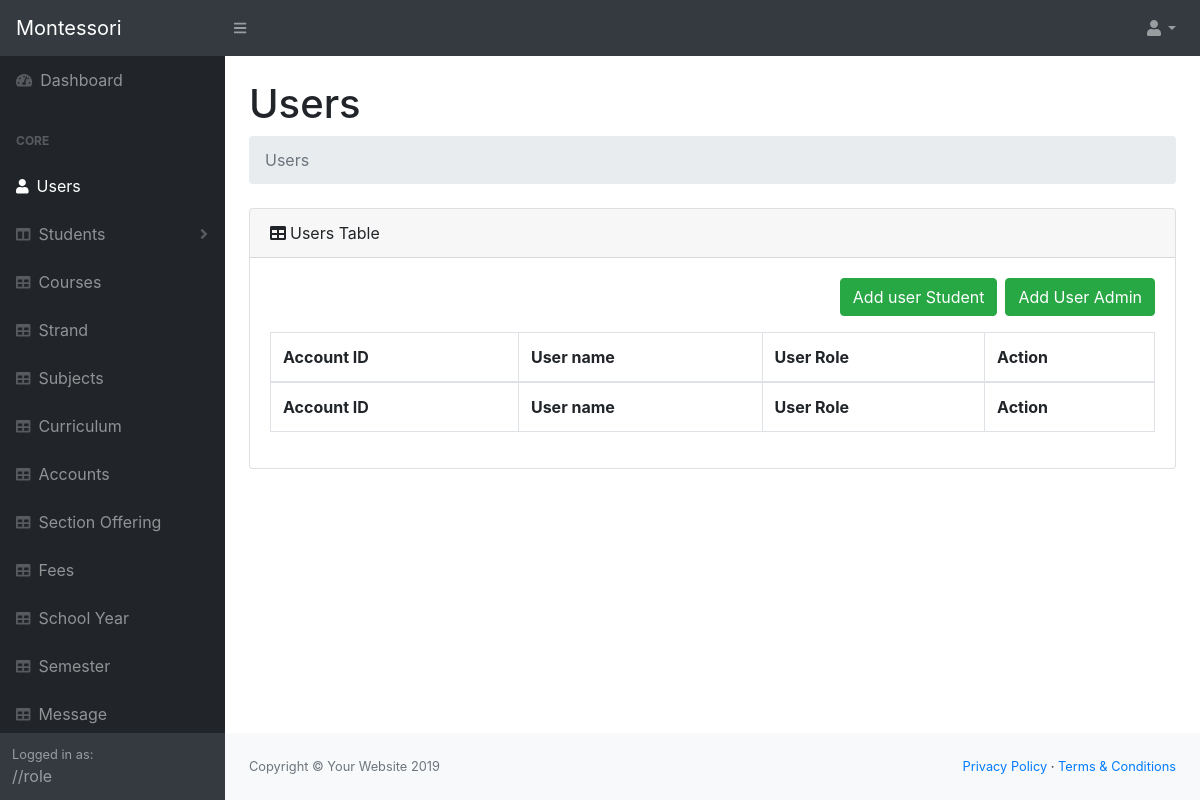
The page /system/pages/users.php (signed in) on the database as committed earlier.
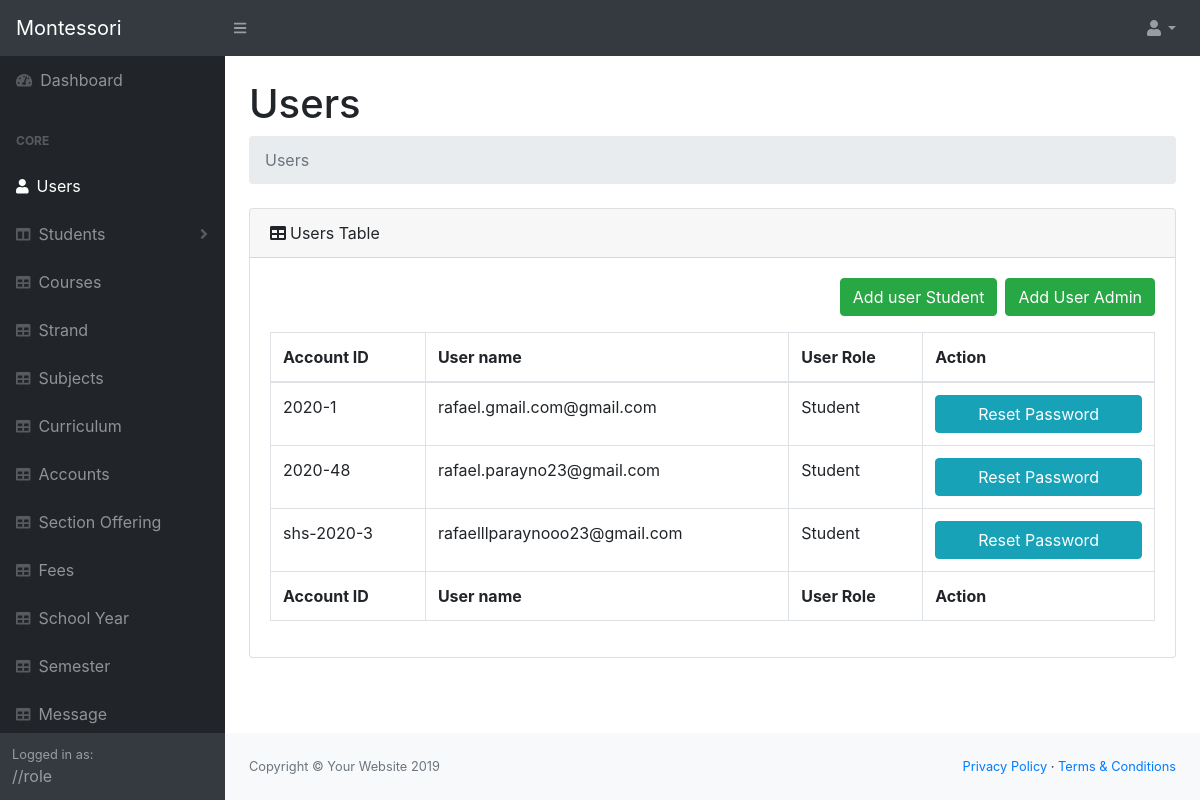
The same page on the database as committed later.
### tables this page shows
CREATE TABLE `users` (
  `user_id` int(11) NOT NULL,
  `username` varchar(30) NOT NULL,
  `password` varchar(255) NOT NULL,
  `userole` int(11) NOT NULL,
  `acc_id` varchar(50) NOT NULL
);

### system/pages/functions.php (called while the page is built, shortened)
<?php
$db = new DBController();
$users = new User($db);

### system/pages/users.php (the view, shortened to what this page needs)
<?php
include('header.php');
include('navigation.php');
$usersList = $users->getData();
?>
<main>
    <div class="container-fluid">
        <h1 class="mt-4">Users</h1>
        <ol class="breadcrumb mb-4">
            <li class="breadcrumb-item active">Users</li>
        </ol>
        <div class="card mb-4">
            <div class="card-header"><i class="fas fa-table mr-1"></i>Users Table
            </div>
            <div class="card-body">
                <div class="d-flex justify-content-end mb-3">
                    <button data-toggle="modal" data-target="#addUserStudent" class="btn btn-md btn-success mr-2">Add user Student</button>
                    <button data-toggle="modal" data-target="#addUserAdmin" class="btn btn-md btn-success">Add User Admin</button>
                </div>
                <div class="table-responsive">
                    <table class="table table-bordered" id="dataTable" width="100%" cellspacing="0">
                        <thead>
                            <tr>
                                <th>Account ID</th>
                                <th>User name</th>
                                <th>User Role</th>
                                <th>Action</th>
                            </tr>
                        </thead>
                        <tfoot>
                            <tr>
                                <th>Account ID</th>
                                <th>User name</th>
                                <th>User Role</th>
                                <th>Action</th>
                            </tr>
                        </tfoot>
                        <tbody>
                            <?php array_map(function ($user) { ?>
                                <tr>
                                    <td><?= $user['acc_id'] ?></td>
                                    <td><?= $user['username'] ?></td>
                                    <td><?php echo $user['userole'] == 1 ? 'Admin' : 'Student' ?></td>
                                    <td>
                                        <button data-toggle="modal" data-target="#resetPassword" data-userid="<?php echo $user['user_id']; ?>" href="" class="btn btn-block btn-info">
                                            Reset Password
                                        </button>
                                    </td>
                                </tr>
                            <?php }, $usersList) ?>
                        </tbody>
                    </table>
                </div>
            </div>
        </div>
    </div>
</main>
<?php
include('footer.php');
?>

Rows that differ between the two databases and show on the page:
added users: acc "2020-1", username "rafael.gmail.com@gmail.com"
added users: acc "2020-48", username "rafael.parayno23@gmail.com"
added users: acc "shs-2020-3", username "rafaelllparaynooo23@gmail.com"
Other text that changed with them:
text now shown: "Student Student Student Reset Password Reset Password Reset Password"
